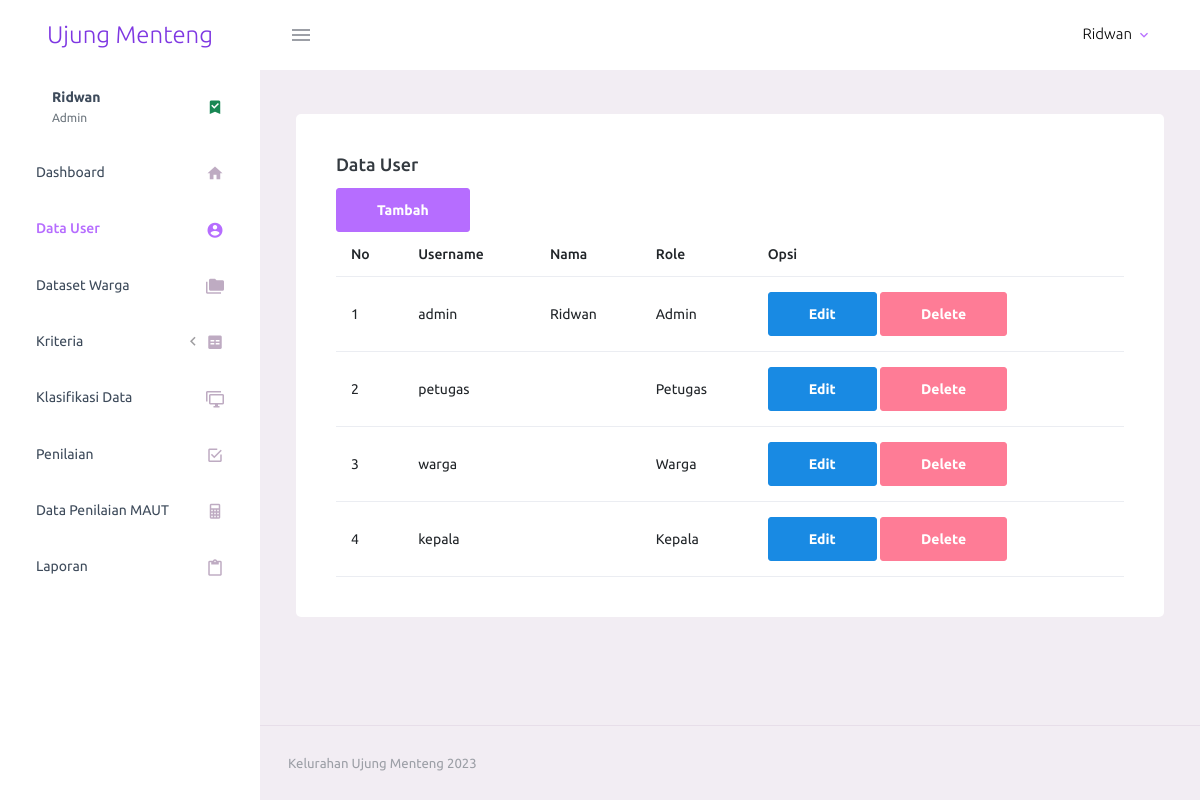
The page /pages/users.php (signed in) on the database its author committed.
### tables this page shows
CREATE TABLE `users` (
  `id` int(11) NOT NULL,
  `name` varchar(70) NOT NULL,
  `username` varchar(50) NOT NULL,
  `password` varchar(100) NOT NULL,
  `role` varchar(20) NOT NULL
);

### pages/users.php (the view, shortened to what this page needs)
  <?php
    require_once "../koneksi.php";
?>
<!DOCTYPE html>
<html lang="en">
  <head>
    <link rel="stylesheet" href="../assets/vendors/mdi/css/materialdesignicons.min.css">
    <link rel="stylesheet" href="../assets/vendors/css/vendor.bundle.base.css">
    <link rel="stylesheet" href="../assets/css/style.css">
  </head>
  <body>
    <div class="container-scroller">
      <?php include '../partials/_navbar.php' ?>
      <div class="container-fluid page-body-wrapper">
        <?php include '../partials/_sidebar.php' ?>
        <div class="main-panel">
          <div class="content-wrapper">
            <div class="row">
              <div class="col-lg-12 grid-margin stretch-card">
                <div class="card">
                  <div class="card-body">
                    <h4 class="card-title">Data User</h4>
                    <button type="button" class="btn btn-primary" data-bs-toggle="modal" data-bs-target="#tambah"> Tambah </button>
                    <table class="table table-white">
                      <thead>
                        <tr>
                          <th> No </th>
                          <th> Username </th>
                          <th> Nama </th>
                          <th> Role </th>
                          <th> Opsi </th>
                        </tr>
                      </thead>
                      <tbody>
                          <?php
                            $i = 1;
                            $query = "SELECT * FROM users";
                            $result = mysqli_query($conn, $query);
                            while($row = mysqli_fetch_assoc($result)) {
                          ?>
                        <tr>
                          <td> <?= $i++; ?> </td>
                          <td> <?= $row['username']; ?> </td>
                          <td> <?= $row['name']; ?> </td>
                          <td> <?= $row['role']; ?> </td>
                          <td><button type="button" class="btn btn-info" data-bs-toggle="modal" data-bs-target="#edit<?= $row['id']; ?>">Edit</button> <a class="btn btn-danger" href="delete_user.php?id=<?= $row['id']; ?>">Delete</a></td>
                        </tr>
                        <?php }?>
                      </tbody>
                    </table>
                  </div>
                </div>
              </div>
            </div>
          </div>
          <?php include '../partials/_footer.php' ?>
        </div>
      </div>
    </div>
  </body>
</html>

### rows shown on the page
users: username "admin", name "Ridwan", role "Admin"
users: username "petugas", role "Petugas"
users: username "warga", role "Warga"
users: username "kepala", role "Kepala"

### other values the page prints
$_SESSION['name'] "Ridwan"
$_SESSION['role'] "Admin"
